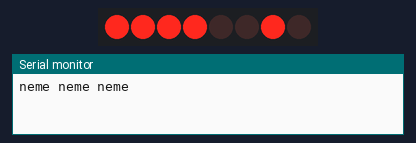
Bench run of a sketch on a simulated Arduino Uno, built with avr-gcc and run on an emulated ATmega328P. Parts: 8 shift-register outputs drawn as a row of LEDs (first output left, lit = HIGH), the last lines printed to the serial monitor. Wiring (inferred from the names in the program): shift register (74HC595): data pin 11; shift clock pin 8; latch pin 12. Wiring (inferred from the signals the program sends): row of LEDs: on Q0, Q1, Q2, Q3, Q4, Q5, Q6, Q7.

Above: at 0.5 s.
At 5.3 s:
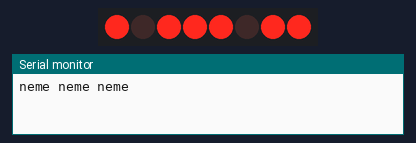
At 6.5 s:
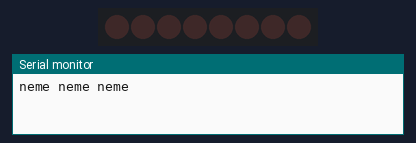
At 7.7 s:
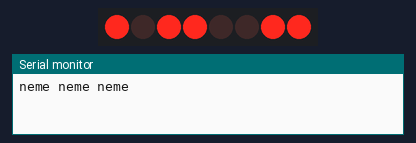
At 10.2 s:
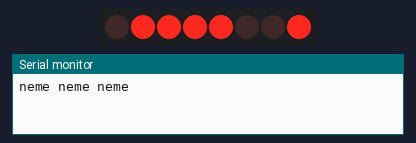
At 15.0 s:
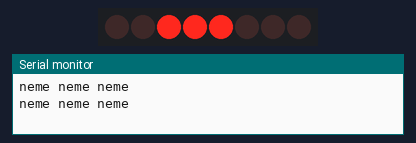
Timing chart, 0 to 15.8 s (numbered marks = the images above):
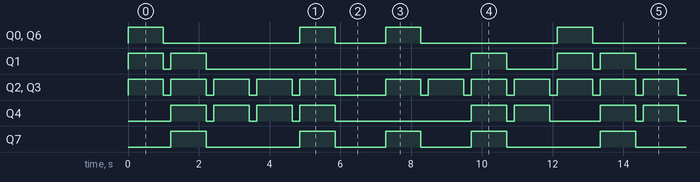

Measured:
- by itself, Q0, Q6: repeats every 12.1 s: LOW 3.9 s, HIGH 1.0 s, LOW 1.4 s, HIGH 1.0 s, LOW 3.9 s, HIGH 1.0 s
- by itself, Q1: repeats every 12.1 s: LOW 0.21 s, HIGH 1.0 s, LOW 7.5 s, HIGH 1.0 s, LOW 1.4 s, HIGH 1.0 s
- by itself, Q2, Q3: repeats every 12.1 s: 4 × (LOW 0.21 s, HIGH 1.0 s), LOW 1.4 s, 4 × (HIGH 1.0 s, LOW 0.21 s), HIGH 1.0 s
- by itself, Q4: repeats every 12.1 s: 3 × (LOW 0.21 s, HIGH 1.0 s), LOW 3.9 s, HIGH 1.0 s, LOW 0.21 s, HIGH 1.0 s, LOW 1.4 s, HIGH 1.0 s
- by itself, Q7: repeats every 12.1 s: LOW 2.6 s, 2 × (HIGH 1.0 s, LOW 1.4 s), HIGH 1.0 s, LOW 2.6 s, HIGH 1.0 s

The sketch:

cubic.ino
```cpp
int SER_PIN = 11; // pin 14 sur le 74HC595
int RCLK_PIN = 12; // pin 12 sur le 74HC595
int SRCLK_PIN = 8; // pin 11 sur le 74HC595

int miela[10][6] = {{2,1,6,3,0,-1}, // H
            {1,2,7,3,4,-1}, // E
            {2,3,4,-1,-1,-1}, // L
            {2,3,4,-1,-1,-1}, // L
            {2,3,4,0,6,7}, //O
            {-1,-1,-1,-1,-1,-1}, // espace
            {2,3,7,6,0,-1}, //M
            {2,3,-1,-1,-1,-1}, //I
            {1,2,7,3,4,-1}, // E
            {2,3,4,-1,-1,-1}}; // L


#define number_of_74hc595s 1
#define numbOfRegisterPins number_of_74hc595s * 8
boolean registers[numbOfRegisterPins];

void setup() {
  Serial.begin(9600);
  pinMode(SER_PIN, OUTPUT);
  pinMode(RCLK_PIN, OUTPUT);
  pinMode(SRCLK_PIN, OUTPUT);
  // Reset tous les pins du 74HC595
  clearRegisters();
  writeRegisters();
}

// Place tous les pins du 74HC595 à l'état "OFF"
void clearRegisters() {
  for (int i = numbOfRegisterPins - 1; i >= 0; i--) {
    registers[i] = LOW;
  }
}

// Enregistrer et afficher les valeurs dans le registre
// Exécuter uniquement APRES que toutes les valeurs aient été programmées
void writeRegisters() {
  digitalWrite(RCLK_PIN, LOW);
  for (int i = numbOfRegisterPins - 1; i >= 0; i--) {
    digitalWrite(SRCLK_PIN, LOW);
    int val = registers[i];
    digitalWrite(SER_PIN, val);
    digitalWrite(SRCLK_PIN, HIGH);
  }
  digitalWrite(RCLK_PIN, HIGH);
}

// Place un pin du 74HC595 à l'état HAUT et BAS
void setRegisterPin(int index, int value) {
  registers[index] = value;
}

void writeCounter() {
  setRegisterPin(0, HIGH);
  writeRegisters();
  delay(5000);
  setRegisterPin(1, HIGH);
  writeRegisters();
  delay(5000);
  setRegisterPin(2, HIGH);
  writeRegisters();
  delay(5000);
  setRegisterPin(3, HIGH);
  writeRegisters();
  delay(5000);
  setRegisterPin(4, HIGH);
  writeRegisters();
  delay(5000);
  setRegisterPin(5, HIGH);
  writeRegisters();
  delay(5000);
  setRegisterPin(6, HIGH);
  writeRegisters();
  delay(5000);
  setRegisterPin(7, HIGH);
  writeRegisters();
  delay(5000);
}

void miel(){
  Serial.println("neme neme neme");
  for (int i = 0; i < 10; i++)
  {
      for (int j = 0; j < 6; j++)
      {
        if (miela[i][j] != -1)
        {
          setRegisterPin(miela[i][j], HIGH);
        }
      }
      writeRegisters();
      delay(1000);
      clearRegisters();
      writeRegisters();
      delay(213);

  }
}

void loop() {
  setRegisterPin(0, LOW);
  setRegisterPin(1, LOW);
  setRegisterPin(2, LOW);
  setRegisterPin(3, LOW);
  setRegisterPin(4, LOW);
  setRegisterPin(5, LOW);
  setRegisterPin(6, LOW);
  setRegisterPin(7, LOW);
  writeRegisters(); // Doit être exécuté pour appliquer les changements
  // Executer seulement une fois que toutes les valeurs ont été enregistrées comme vous le souhaitiez

  miel();
}
```
